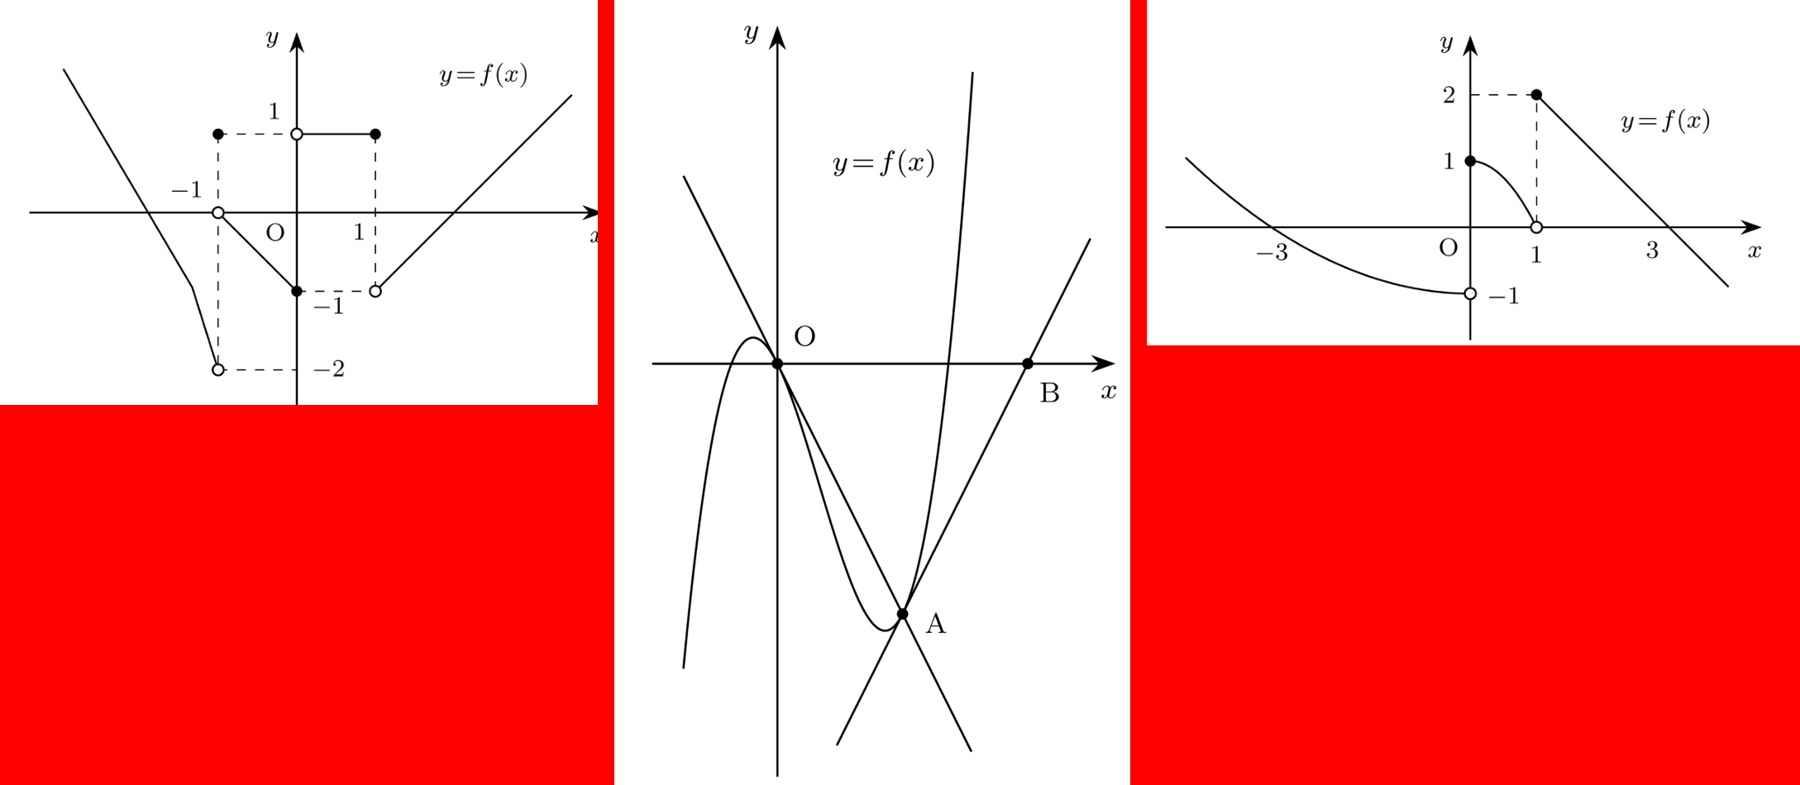

Write the Python code that produced this figure.
# -*- coding: utf-8 -*-
"""0회 그림 3개를 실제 시험지(스캔) 실측 좌표대로 다시 그림 (벡터 SVG).
좌표는 모두 쪽 위의 pt 단위: 원점 위치 (ox, oy), 한 칸 u(pt)."""
import numpy as np, matplotlib
matplotlib.use('Agg')
import matplotlib.pyplot as plt
plt.rcParams.update({'mathtext.fontset': 'stix', 'font.family': 'STIXGeneral', 'svg.fonttype': 'path'})
LW, AW, DW, R = 1.25, 0.75, 0.6, 2.1     # 그래프·축·점선 굵기(pt), 점 반지름(pt)
GRAY = '#222222'

def canvas(x0, y0, x1, y1, ox, oy, u):
    W, H = x1 - x0, y1 - y0
    fig = plt.figure(figsize=(W / 72, H / 72))
    ax = fig.add_axes([0, 0, 1, 1]); ax.set_axis_off()
    ax.set_xlim((x0 - ox) / u, (x1 - ox) / u); ax.set_ylim((oy - y1) / u, (oy - y0) / u)
    ax.set_aspect('equal')
    return fig, ax

def axes(ax, xa, xb, ya, yb, u):
    k = dict(arrowstyle='-|>,head_length=0.55,head_width=0.22', lw=AW, color=GRAY, shrinkA=0, shrinkB=0)
    ax.annotate('', (xb, 0), (xa, 0), arrowprops=k); ax.annotate('', (0, yb), (0, ya), arrowprops=k)

def dot(ax, x, y, filled, u):
    ax.add_patch(plt.Circle((x, y), R / u, facecolor=GRAY if filled else 'white', edgecolor=GRAY, lw=0.8, zorder=5))

def lab(ax, x, y, s, size=10, **k):
    ax.text(x, y, s, fontsize=size, ha='center', va='center', color='#111', **k)

def save(fig, name):
    fig.savefig(name + '.svg', transparent=True); plt.close(fig)

# 1번 ------------------------------------------------------------------
def fig0():
    ox, oy, u = 159.0, 403.6, 22.2
    fig, ax = canvas(86, 352, 240, 462, ox, oy, u)
    axes(ax, -3.15, 3.47, -2.5, 2.14, u)
    d = dict(color=GRAY, lw=DW, ls=(0, (3, 2)))
    ax.plot([-1, 0], [1, 1], **d); ax.plot([-1, -1], [1, -2], **d); ax.plot([1, 1], [1, -1], **d)
    ax.plot([0, 1], [-1, -1], **d); ax.plot([-1, 0], [-2, -2], **d)
    g = dict(color=GRAY, lw=LW, solid_capstyle='butt')
    ax.plot([-2.88, -1], [1.76, -2], **g)          # y=-2x-4
    ax.plot([0, 1], [1, 1], **g)
    ax.plot([-1, 0], [0, -1], **g)
    ax.plot([1, 3.5], [-1, 1.5], **g)              # y=x-2
    for x, y, f in [(-1, 1, 1), (0, 1, 0), (1, 1, 1), (-1, 0, 0), (0, -1, 1), (1, -1, 0), (-1, -2, 0)]:
        dot(ax, x, y, f, u)
    P = lambda X, Y: ((X - ox) / u, (oy - Y) / u)
    lab(ax, *P(153.6, 381.5), r'$1$'); lab(ax, *P(126.5, 397.5), r'$-1$'); lab(ax, *P(153.6, 411), r'$\mathrm{O}$')
    lab(ax, *P(177.5, 411.5), r'$1$'); lab(ax, *P(147.5, 429), r'$-1$'); lab(ax, *P(171.5, 448), r'$-2$')
    lab(ax, *P(214.5, 365), r'$y\!=\!f(x)$', 11); lab(ax, *P(233.5, 410.5), r'$x$', 11); lab(ax, *P(153.5, 359), r'$y$', 11)
    save(fig, 'fig0')

# 15번 -----------------------------------------------------------------
def fig1():
    ox, oy, u = 123.75, 303.75, 24.2
    fig, ax = canvas(72, 250, 248, 416, ox, oy, u)
    axes(ax, -2.05, 4.96, -4.55, 2.12, u)
    f = lambda x: x**3 - 2 * x**2 - 2 * x
    xs = np.linspace(-1.5, 3.2, 600); ys = f(xs); m = (ys >= -4.55) & (ys <= 2.12)
    g = dict(color=GRAY, lw=LW)
    ax.plot(xs[m], ys[m], **g)
    ax.plot([-1.03, 2.27], [2.06, -4.54], **g)       # O에서의 접선 y=-2x
    ax.plot([1.70, 5.01], [-4.6, 2.02], **g)         # A에서의 접선 y=2x-8
    for x, y in [(0, 0), (2, -4), (4, 0)]:
        ax.add_patch(plt.Circle((x, y), 1.6 / u, color=GRAY, zorder=5))
    P = lambda X, Y: ((X - ox) / u, (oy - Y) / u)
    lab(ax, *P(130.5, 299), r'$\mathrm{O}$', 11); lab(ax, *P(223.5, 312.5), r'$\mathrm{B}$', 11)
    lab(ax, *P(181, 401), r'$\mathrm{A}$', 11); lab(ax, *P(167.5, 270.5), r'$y=f(x)$', 11.5)
    lab(ax, *P(241.5, 310), r'$x$', 11.5); lab(ax, *P(129.5, 258.5), r'$y$', 11.5)
    save(fig, 'fig1')

# 17번 -----------------------------------------------------------------
def fig2():
    ox, oy, u = 160.0, 239.0, 24.4
    fig, ax = canvas(60, 167, 262, 276, ox, oy, u)
    axes(ax, -3.95, 3.99, -1.37, 2.83, u)
    g = dict(color=GRAY, lw=LW)
    xs = np.linspace(-3.82, 0, 200); ax.plot(xs, xs**2 / 9 - 1, **g)
    xs = np.linspace(0, 1, 100); ax.plot(xs, 1 - xs**2, **g)
    ax.plot([1, 3.82], [2, -0.82], **g)
    d = dict(color=GRAY, lw=DW, ls=(0, (3, 2)))
    ax.plot([1, 1], [0, 2], **d); ax.plot([0, 1], [2, 2], **d)
    for x, y, fl in [(0, -1, 0), (0, 1, 1), (1, 0, 0), (1, 2, 1)]:
        dot(ax, x, y, fl, u)
    P = lambda X, Y: ((X - ox) / u, (oy - Y) / u)
    lab(ax, *P(154.5, 190), r'$2$'); lab(ax, *P(154.5, 216.5), r'$1$'); lab(ax, *P(171, 263.5), r'$-1$')
    lab(ax, *P(153, 245.5), r'$\mathrm{O}$'); lab(ax, *P(184.5, 247), r'$1$'); lab(ax, *P(236.5, 246.5), r'$3$')
    lab(ax, *P(83, 246.5), r'$-3$'); lab(ax, *P(218, 195), r'$y\!=\!f(x)$', 11)
    lab(ax, *P(255.5, 243.5), r'$x$', 11); lab(ax, *P(157.5, 175), r'$y$', 11)
    save(fig, 'fig2')

if __name__ == '__main__':
    fig0(); fig1(); fig2()
